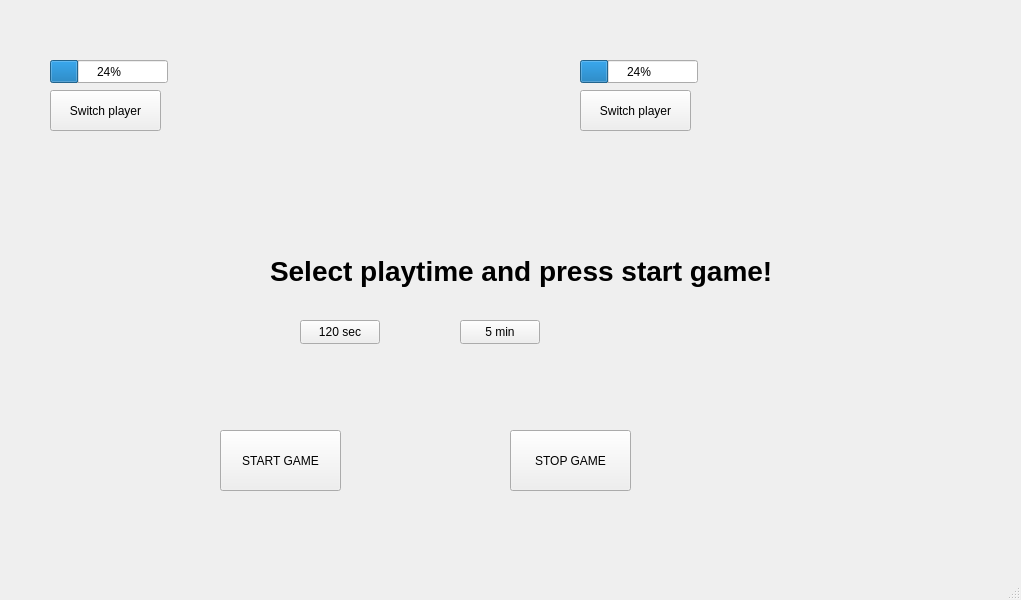
<?xml version="1.0" encoding="UTF-8"?>
<ui version="4.0">
 <class>MainWindow</class>
 <widget class="QMainWindow" name="MainWindow">
  <property name="geometry">
   <rect>
    <x>0</x>
    <y>0</y>
    <width>1021</width>
    <height>600</height>
   </rect>
  </property>
  <property name="windowTitle">
   <string>MainWindow</string>
  </property>
  <widget class="QWidget" name="centralwidget">
   <widget class="QProgressBar" name="progressBar1">
    <property name="geometry">
     <rect>
      <x>50</x>
      <y>60</y>
      <width>118</width>
      <height>23</height>
     </rect>
    </property>
    <property name="value">
     <number>24</number>
    </property>
   </widget>
   <widget class="QProgressBar" name="progressBar2">
    <property name="geometry">
     <rect>
      <x>580</x>
      <y>60</y>
      <width>118</width>
      <height>23</height>
     </rect>
    </property>
    <property name="value">
     <number>24</number>
    </property>
   </widget>
   <widget class="QPushButton" name="btnSwitch1">
    <property name="geometry">
     <rect>
      <x>50</x>
      <y>90</y>
      <width>111</width>
      <height>41</height>
     </rect>
    </property>
    <property name="text">
     <string>Switch player</string>
    </property>
   </widget>
   <widget class="QPushButton" name="btnSwitch2">
    <property name="geometry">
     <rect>
      <x>580</x>
      <y>90</y>
      <width>111</width>
      <height>41</height>
     </rect>
    </property>
    <property name="text">
     <string>Switch player</string>
    </property>
   </widget>
   <widget class="QPushButton" name="btn120Sec">
    <property name="geometry">
     <rect>
      <x>300</x>
      <y>320</y>
      <width>80</width>
      <height>24</height>
     </rect>
    </property>
    <property name="text">
     <string>120 sec</string>
    </property>
   </widget>
   <widget class="QPushButton" name="btnStart">
    <property name="geometry">
     <rect>
      <x>220</x>
      <y>430</y>
      <width>121</width>
      <height>61</height>
     </rect>
    </property>
    <property name="text">
     <string>START GAME</string>
    </property>
   </widget>
   <widget class="QPushButton" name="btnStop">
    <property name="geometry">
     <rect>
      <x>510</x>
      <y>430</y>
      <width>121</width>
      <height>61</height>
     </rect>
    </property>
    <property name="text">
     <string>STOP GAME</string>
    </property>
   </widget>
   <widget class="QPushButton" name="btn5Min">
    <property name="geometry">
     <rect>
      <x>460</x>
      <y>320</y>
      <width>80</width>
      <height>24</height>
     </rect>
    </property>
    <property name="text">
     <string>5 min</string>
    </property>
   </widget>
   <widget class="QLabel" name="label">
    <property name="geometry">
     <rect>
      <x>270</x>
      <y>250</y>
      <width>721</width>
      <height>41</height>
     </rect>
    </property>
    <property name="font">
     <font>
      <pointsize>21</pointsize>
      <bold>true</bold>
     </font>
    </property>
    <property name="text">
     <string>Select playtime and press start game!</string>
    </property>
   </widget>
  </widget>
  <widget class="QMenuBar" name="menubar">
   <property name="geometry">
    <rect>
     <x>0</x>
     <y>0</y>
     <width>1021</width>
     <height>21</height>
    </rect>
   </property>
  </widget>
  <widget class="QStatusBar" name="statusbar"/>
 </widget>
 <resources/>
 <connections/>
</ui>
